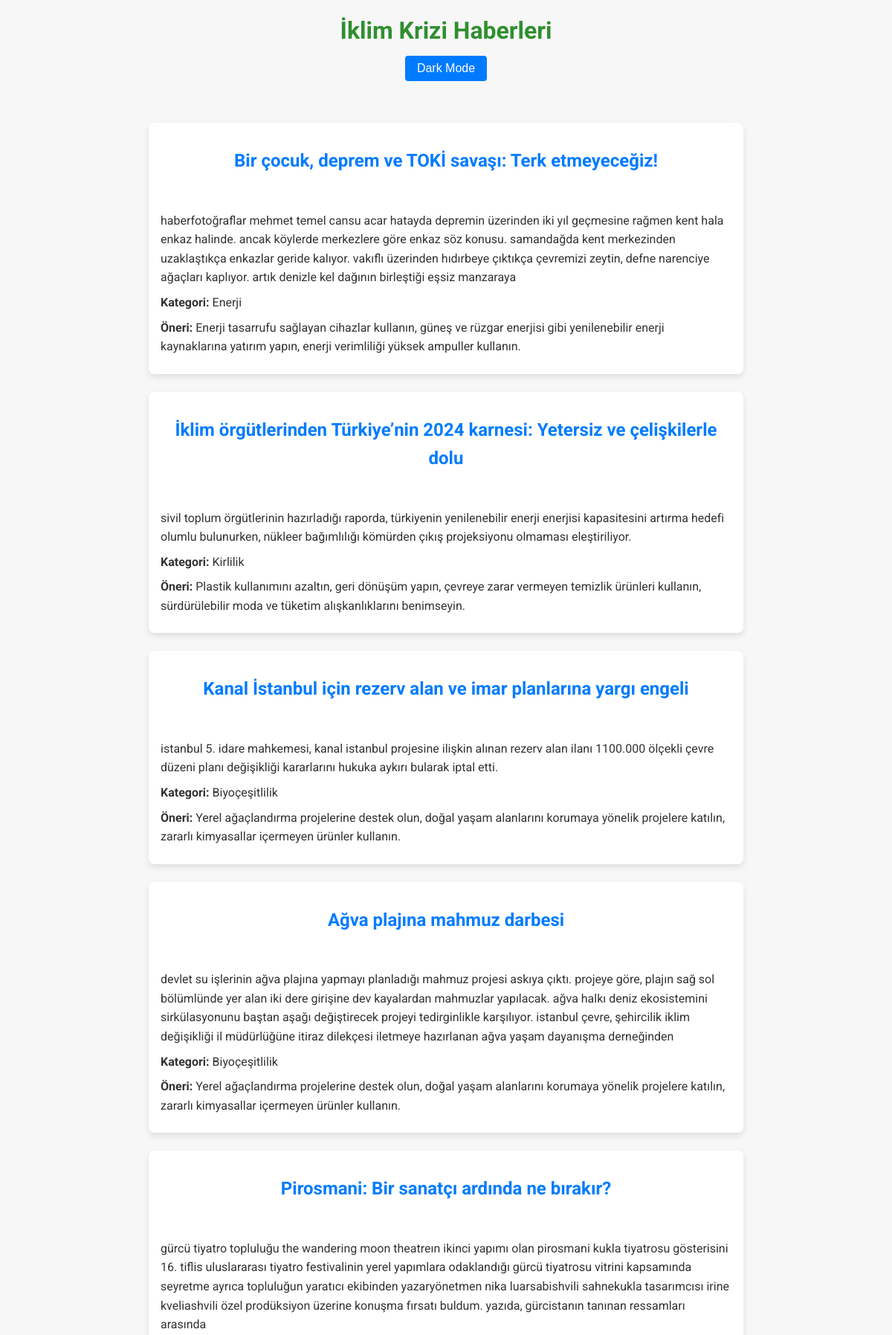
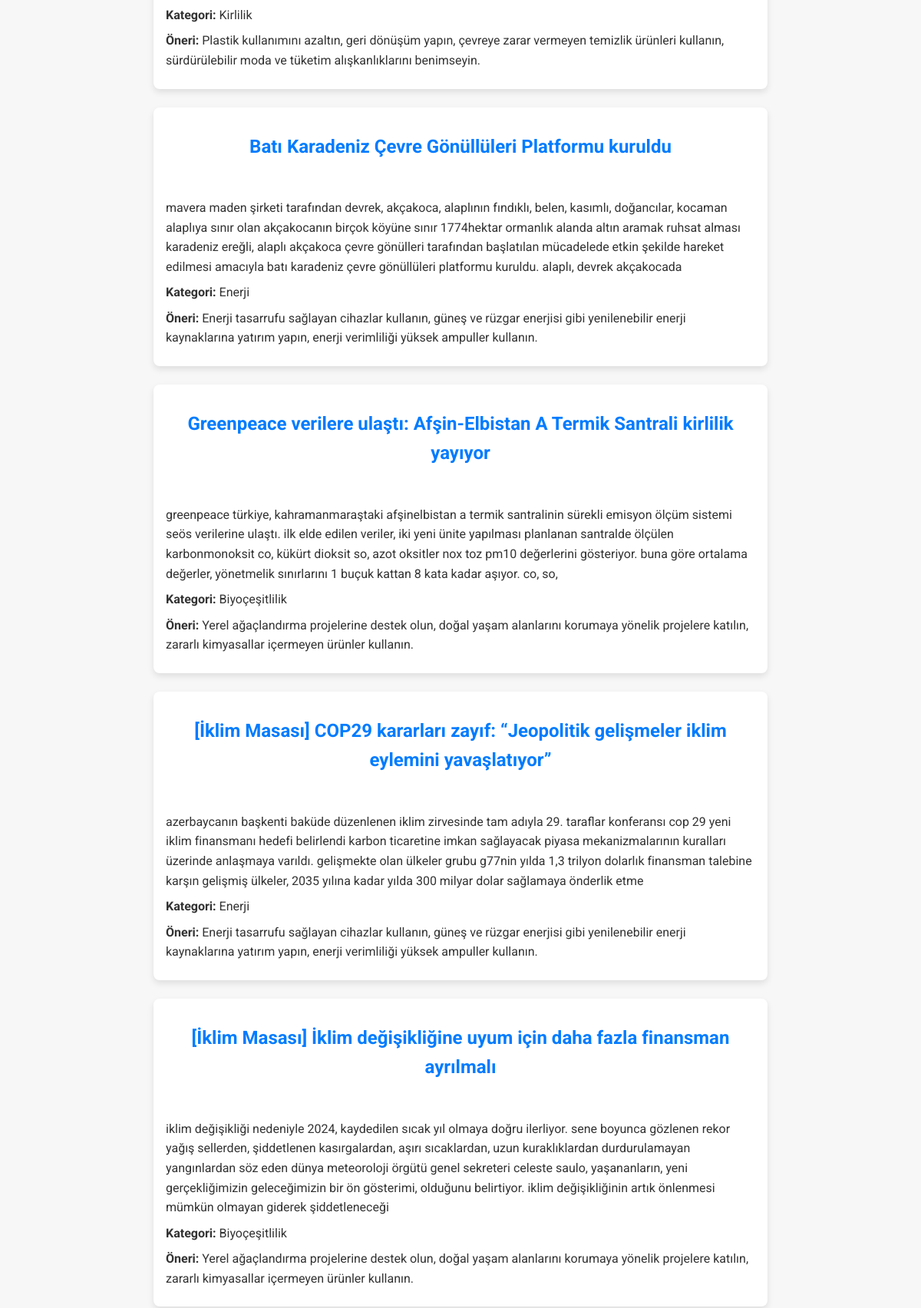
The page / (upper part) on the database its author committed (2 pictures, top to bottom).
### tables this page shows
CREATE TABLE news (
                    id INTEGER PRIMARY KEY AUTOINCREMENT,
                    title TEXT,
                    link TEXT,
                    summary TEXT,
                    category TEXT);

### app.py (the view)
@app.route("/")
def home():
    conn = sqlite3.connect("news.db")
    cur = conn.cursor()
    cur.execute("SELECT title, link, summary, category FROM news")
    rows = cur.fetchall()
    conn.close()
    articles = []
    for title, link, summary, category in rows:
        if category is None:
            category = "Genel"
        suggestion = action_suggestions.get(category, action_suggestions["Genel"])
        articles.append({
            "title": title,
            "link": link,
            "summary": summary,
            "category": category,
            "suggestion": suggestion
        })
    return render_template("index.html", articles=articles)

### templates/index.html (shortened to what this page needs)
<!DOCTYPE html>
<html lang="tr">
<head>
    <link rel="stylesheet" href="{{ url_for('static', filename='styles.css') }}">
</head>
<body>
    <header>
        <h1>İklim Krizi Haberleri</h1>
        <button id="modeToggle" class="mode-toggle">Dark Mode</button>
    </header>
    <main>
        {% if articles %}
            <div class="articles-container">
                {% for article in articles %}
                    <article class="card">
                        <header>
                            <h2><a href="{{ article.link }}" target="_blank">{{ article.title }}</a></h2>
                        </header>
                        <p>{{ article.summary }}</p>
                        <p><strong>Kategori:</strong> {{ article.category }}</p>
                        <p><strong>Öneri:</strong> {{ article.suggestion }}</p>
                    </article>
                {% endfor %}
            </div>
        {% else %}
            <p>Gösterilecek haber bulunamadı.</p>
        {% endif %}
    </main>
</body>
</html>

### static/styles.css (style rules this page uses)
:root { --primary-color: #2f8f2f; --secondary-color: #007bff; --secondary-hover: #0056b3; --background-color: #f7f7f7; --text-color: #333; --card-background: #fff; --card-shadow: rgba(0, 0, 0, 0.1); }
body { margin: 0; padding: 0; font-family: 'Roboto', Arial, sans-serif; background-color: var(--background-color); color: var(--text-color); line-height: 1.6; }
header, main, footer { max-width: 800px; margin: 0 auto; padding: 1rem; }
header { display: flex; flex-direction: column; align-items: center; text-align: center; margin-bottom: 1.5rem; }
header h1 { color: var(--primary-color); margin: 0; }
.mode-toggle { margin-top: 0.5rem; padding: 0.5rem 1rem; font-size: 1rem; cursor: pointer; background-color: var(--secondary-color); color: #fff; border: none; border-radius: 4px; transition: background-color 0.3s ease; }
.articles-container { display: flex; flex-direction: column; gap: 1.5rem; }
.card { background-color: var(--card-background); border-radius: 8px; box-shadow: 0 4px 8px var(--card-shadow); padding: 1rem; transition: transform 0.3s ease, box-shadow 0.3s ease; }
.card header h2 { margin-top: 0; margin-bottom: 0.5rem; }
.card header h2 a { text-decoration: none; color: var(--secondary-color); transition: color 0.3s ease; }
.card p { margin: 0.5rem 0; }

### rows shown on the page
news: title "Bir çocuk, deprem ve TOKİ savaşı: Terk etmeyeceğiz!", summary "haberfotoğraflar mehmet temel cansu acar hatayda depremin üzerinden iki yıl geçmesine rağmen kent hala enkaz halinde. ancak köylerde merkezlere göre enkaz söz konusu. samandağda kent merkezinden uzaklaştıkça enkazlar geride kalıyor. vakıflı üzerinden hıdırbeye çıktıkça çevremizi zeytin, defne narenciye ağaçları kaplıyor. artık denizle kel dağının birleştiği eşsiz manzaraya", category "Enerji", suggestion "Enerji tasarrufu sağlayan cihazlar kullanın, güneş ve rüzgar enerjisi gibi yenilenebilir enerji kaynaklarına yatırım yapın, enerji verimliliği yüksek ampuller kullanın."
news: title "İklim örgütlerinden Türkiye’nin 2024 karnesi: Yetersiz ve çelişkilerle dolu", summary "sivil toplum örgütlerinin hazırladığı raporda, türkiyenin yenilenebilir enerji enerjisi kapasitesini artırma hedefi olumlu bulunurken, nükleer bağımlılığı kömürden çıkış projeksiyonu olmaması eleştiriliyor.", category "Kirlilik", suggestion "Plastik kullanımını azaltın, geri dönüşüm yapın, çevreye zarar vermeyen temizlik ürünleri kullanın, sürdürülebilir moda ve tüketim alışkanlıklarını benimseyin."
news: title "Kanal İstanbul için rezerv alan ve imar planlarına yargı engeli", summary "istanbul 5. idare mahkemesi, kanal istanbul projesine ilişkin alınan rezerv alan ilanı 1100.000 ölçekli çevre düzeni planı değişikliği kararlarını hukuka aykırı bularak iptal etti.", category "Biyoçeşitlilik", suggestion "Yerel ağaçlandırma projelerine destek olun, doğal yaşam alanlarını korumaya yönelik projelere katılın, zararlı kimyasallar içermeyen ürünler kullanın."
news: title "Ağva plajına mahmuz darbesi", summary "devlet su işlerinin ağva plajına yapmayı planladığı mahmuz projesi askıya çıktı. projeye göre, plajın sağ sol bölümlünde yer alan iki dere girişine dev kayalardan mahmuzlar yapılacak. ağva halkı deniz ekosistemini sirkülasyonunu baştan aşağı değiştirecek projeyi tedirginlikle karşılıyor. istanbul çevre, şehircilik iklim değişikliği il müdürlüğüne itiraz dilekçesi iletmeye hazırlanan ağva yaşam dayanışma derneğinden", category "Biyoçeşitlilik", suggestion "Yerel ağaçlandırma projelerine destek olun, doğal yaşam alanlarını korumaya yönelik projelere katılın, zararlı kimyasallar içermeyen ürünler kullanın."
news: title "Pirosmani: Bir sanatçı ardında ne bırakır?", summary "gürcü tiyatro topluluğu the wandering moon theatreın ikinci yapımı olan pirosmani kukla tiyatrosu gösterisini 16. tiflis uluslararası tiyatro festivalinin yerel yapımlara odaklandığı gürcü tiyatrosu vitrini kapsamında seyretme ayrıca topluluğun yaratıcı ekibinden yazaryönetmen nika luarsabishvili sahnekukla tasarımcısı irine kveliashvili özel prodüksiyon üzerine konuşma fırsatı buldum. yazıda, gürcistanın tanınan ressamları arasında", category "Kirlilik", suggestion "Plastik kullanımını azaltın, geri dönüşüm yapın, çevreye zarar vermeyen temizlik ürünleri kullanın, sürdürülebilir moda ve tüketim alışkanlıklarını benimseyin."
news: title "Batı Karadeniz Çevre Gönüllüleri Platformu kuruldu", summary "mavera maden şirketi tarafından devrek, akçakoca, alaplının fındıklı, belen, kasımlı, doğancılar, kocaman alaplıya sınır olan akçakocanın birçok köyüne sınır 1774hektar ormanlık alanda altın aramak ruhsat alması karadeniz ereğli, alaplı akçakoca çevre gönülleri tarafından başlatılan mücadelede etkin şekilde hareket edilmesi amacıyla batı karadeniz çevre gönüllüleri platformu kuruldu. alaplı, devrek akçakocada", category "Enerji", suggestion "Enerji tasarrufu sağlayan cihazlar kullanın, güneş ve rüzgar enerjisi gibi yenilenebilir enerji kaynaklarına yatırım yapın, enerji verimliliği yüksek ampuller kullanın."
news: title "Greenpeace verilere ulaştı: Afşin-Elbistan A Termik Santrali kirlilik yayıyor", summary "greenpeace türkiye, kahramanmaraştaki afşinelbistan a termik santralinin sürekli emisyon ölçüm sistemi seös verilerine ulaştı. ilk elde edilen veriler, iki yeni ünite yapılması planlanan santralde ölçülen karbonmonoksit co, kükürt dioksit so, azot oksitler nox toz pm10 değerlerini gösteriyor. buna göre ortalama değerler, yönetmelik sınırlarını 1 buçuk kattan 8 kata kadar aşıyor. co, so,", category "Biyoçeşitlilik", suggestion "Yerel ağaçlandırma projelerine destek olun, doğal yaşam alanlarını korumaya yönelik projelere katılın, zararlı kimyasallar içermeyen ürünler kullanın."
news: title "[İklim Masası] COP29 kararları zayıf: “Jeopolitik gelişmeler iklim eylemini yavaşlatıyor”", summary "azerbaycanın başkenti baküde düzenlenen iklim zirvesinde tam adıyla 29. taraflar konferansı cop 29 yeni iklim finansmanı hedefi belirlendi karbon ticaretine imkan sağlayacak piyasa mekanizmalarının kuralları üzerinde anlaşmaya varıldı. gelişmekte olan ülkeler grubu g77nin yılda 1,3 trilyon dolarlık finansman talebine karşın gelişmiş ülkeler, 2035 yılına kadar yılda 300 milyar dolar sağlamaya önderlik etme", category "Enerji", suggestion "Enerji tasarrufu sağlayan cihazlar kullanın, güneş ve rüzgar enerjisi gibi yenilenebilir enerji kaynaklarına yatırım yapın, enerji verimliliği yüksek ampuller kullanın."
news: title "[İklim Masası] İklim değişikliğine uyum için daha fazla finansman ayrılmalı", summary "iklim değişikliği nedeniyle 2024, kaydedilen sıcak yıl olmaya doğru ilerliyor. sene boyunca gözlenen rekor yağış sellerden, şiddetlenen kasırgalardan, aşırı sıcaklardan, uzun kuraklıklardan durdurulamayan yangınlardan söz eden dünya meteoroloji örgütü genel sekreteri celeste saulo, yaşananların, yeni gerçekliğimizin geleceğimizin bir ön gösterimi, olduğunu belirtiyor. iklim değişikliğinin artık önlenmesi mümkün olmayan giderek şiddetleneceği", category "Biyoçeşitlilik", suggestion "Yerel ağaçlandırma projelerine destek olun, doğal yaşam alanlarını korumaya yönelik projelere katılın, zararlı kimyasallar içermeyen ürünler kullanın."
